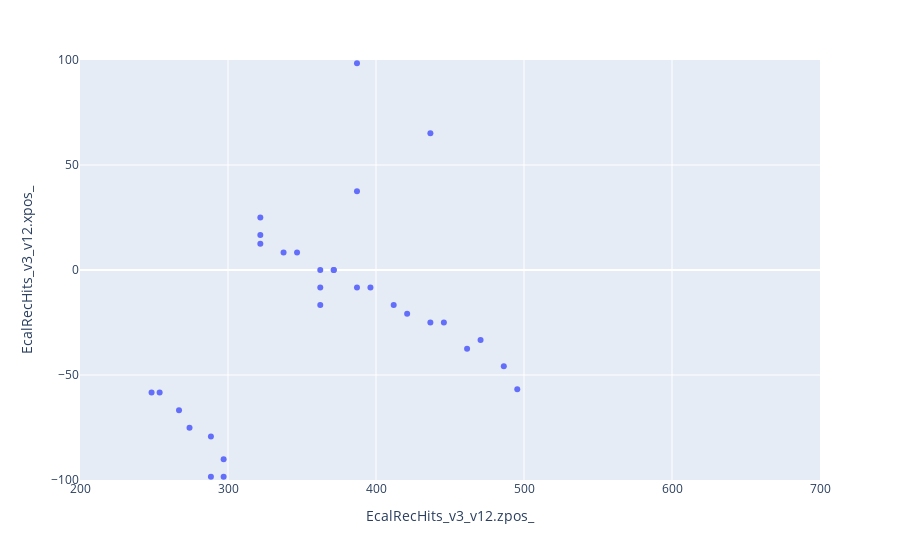
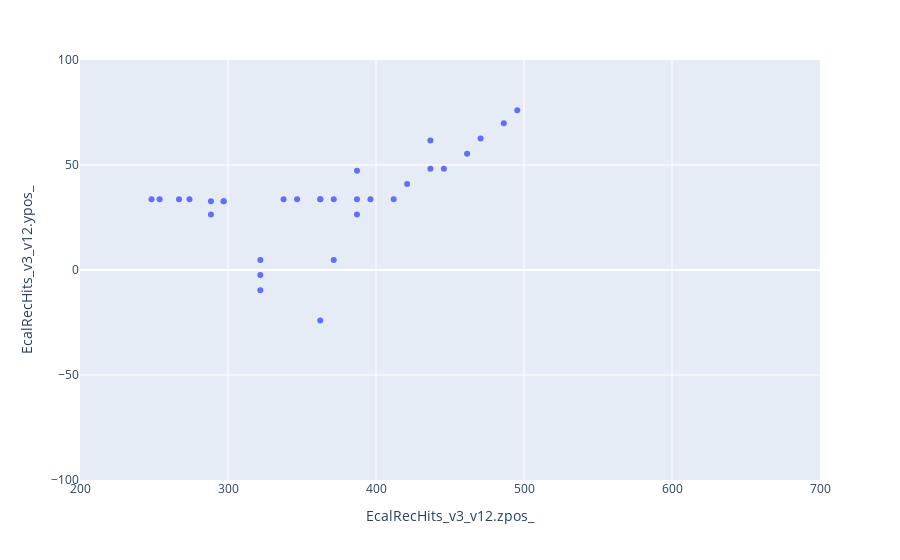
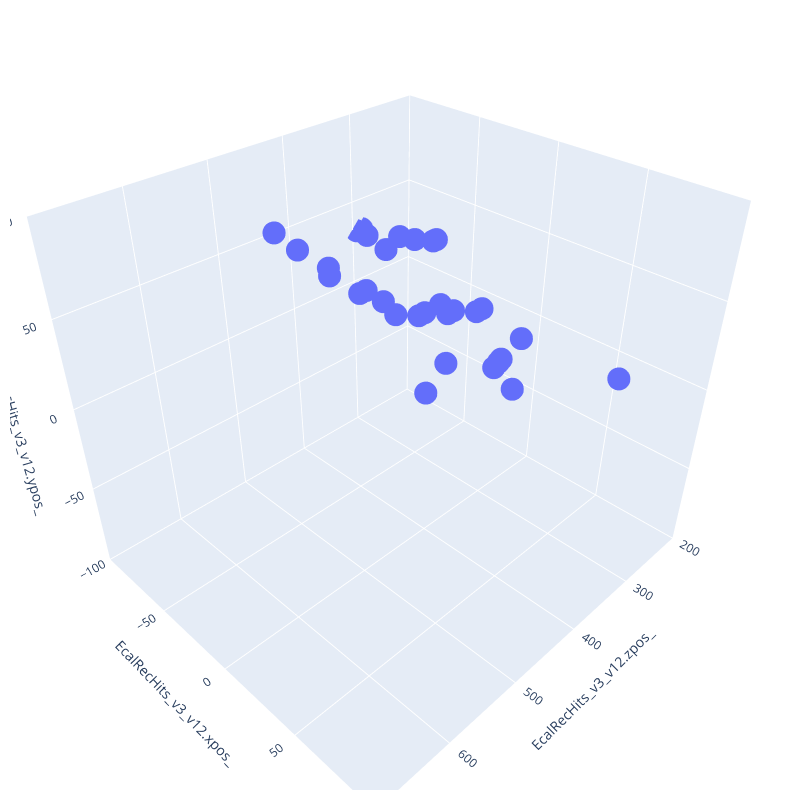

Notebook code cell kept with these figures, in order:
### Code cell
#Try to plot the projections
import plotly.graph_objects as go
from plotly.subplots import make_subplots

eventNr = 3
ecal_rec_hits_flat = ecal_rec_hits_flat[ecal_rec_hits_flat["entry"] == eventNr]


trace1 = go.Scatter(
    x=ecal_rec_hits_flat["EcalRecHits_v3_v12.zpos_"],
    y=ecal_rec_hits_flat["EcalRecHits_v3_v12.xpos_"],
    error_y = dict(
    # value of error bar given in data coordinates
        type ='data',
        array = [0.02,0.02,0.02,0.02,0.02,0.02,0.02,0.02,0.02,0.02],
        visible = True),
    mode='markers',
    marker=dict(
        size=5,
        line=dict(width=0)),
    name='hits')


fig = ecal_rec_hits_flat.plot.scatter(x="EcalRecHits_v3_v12.zpos_",y="EcalRecHits_v3_v12.xpos_",)
#fig.update_traces(marker_size = 4)
#fig.add_trace(trace1)
fig.update_xaxes(range=[200, 700])
fig.update_yaxes(range=[-100, 100])
fig.show()

fig = ecal_rec_hits_flat.plot.scatter(x="EcalRecHits_v3_v12.zpos_",y="EcalRecHits_v3_v12.ypos_")
fig.update_xaxes(range=[200, 700])
fig.update_yaxes(range=[-100, 100])
#fig.update_traces(marker_size = 4)
#fig.add_trace(trace1)
fig.show()


fig = px.scatter_3d(ecal_rec_hits_flat, x='EcalRecHits_v3_v12.zpos_', y='EcalRecHits_v3_v12.ypos_', z='EcalRecHits_v3_v12.xpos_',width=800,height=800)
#fig.update_layout(autosize=False,margin=dict(l=0, r=0, b=0, t=0))
#fig.update_traces(marker_size = 4)
#fig.add_trace(trace3)
fig.update_xaxes(range=[200, 700])
fig.update_yaxes(range=[-100, 100])


fig.update_layout(
    scene = dict(
        xaxis = dict(nticks=6, range=[200,700],),
                     yaxis = dict(nticks=10, range=[-100,100],),
                     zaxis = dict(nticks=10, range=[-100,100],),),
    autosize=False,
    margin=dict(r=20, l=10, b=10, t=10))



fig.show()

### Figure 1 — Plotly figure (JSON) as saved in the notebook; plotly's stock layout.template omitted (floating-point values rounded to 4 significant figures)
{"data": [{"hovertemplate": "EcalRecHits_v3_v12.zpos_=%{x}<br>EcalRecHits_v3_v12.xpos_=%{y}<extra></extra>", "legendgroup": "", "marker": {"color": "#636efa", "symbol": "circle"}, "mode": "markers", "name": "", "orientation": "v", "showlegend": false, "type": "scatter", "x": [421.0, 436.8, 362.4, 387.1, 371.5, 248.4, 495.5, 486.4, 470.6, 387.1, 461.5, 445.9, 436.8, 321.9, 321.9, 321.9, 248.4, 362.4, 412.0, 396.2, 387.1, 371.5, 362.4, 346.6, 337.5, 288.5, 297.0, 297.0, 288.5, 274, 266.9, 253.8], "xaxis": "x", "y": [-20.85, 65.11, -16.68, 37.54, 2.665e-15, 123.5, -56.77, -45.88, -33.37, 98.48, -37.54, -25.02, -25.02, 25.02, 16.68, 12.51, -58.39, -8.341, -16.68, -8.341, -8.341, 2.665e-15, 2.665e-15, 8.341, 8.341, -98.48, -98.48, -90.13, -79.24, -75.07, -66.73, -58.39], "yaxis": "y"}], "layout": {"legend": {"tracegroupgap": 0}, "margin": {"t": 60}, "xaxis": {"anchor": "y", "domain": [0, 1], "range": [200, 700], "title": {"text": "EcalRecHits_v3_v12.zpos_"}}, "yaxis": {"anchor": "x", "domain": [0, 1], "range": [-100, 100], "title": {"text": "EcalRecHits_v3_v12.xpos_"}}}}

### Figure 2 — Plotly figure (JSON) as saved in the notebook; plotly's stock layout.template omitted (floating-point values rounded to 4 significant figures)
{"data": [{"hovertemplate": "EcalRecHits_v3_v12.zpos_=%{x}<br>EcalRecHits_v3_v12.ypos_=%{y}<extra></extra>", "legendgroup": "", "marker": {"color": "#636efa", "symbol": "circle"}, "mode": "markers", "name": "", "orientation": "v", "showlegend": false, "type": "scatter", "x": [421.0, 436.8, 362.4, 387.1, 371.5, 248.4, 495.5, 486.4, 470.6, 387.1, 461.5, 445.9, 436.8, 321.9, 321.9, 321.9, 248.4, 362.4, 412.0, 396.2, 387.1, 371.5, 362.4, 346.6, 337.5, 288.5, 297.0, 297.0, 288.5, 274, 266.9, 253.8], "xaxis": "x", "y": [40.93, 61.67, -24.08, 26.49, 4.816, -138.7, 76.12, 69.83, 62.61, 47.22, 55.38, 48.16, 48.16, -9.632, 4.816, -2.408, 33.71, 33.71, 33.71, 33.71, 33.71, 33.71, 33.71, 33.71, 33.71, 32.78, 32.78, 32.78, 26.49, 33.71, 33.71, 33.71], "yaxis": "y"}], "layout": {"legend": {"tracegroupgap": 0}, "margin": {"t": 60}, "xaxis": {"anchor": "y", "domain": [0, 1], "range": [200, 700], "title": {"text": "EcalRecHits_v3_v12.zpos_"}}, "yaxis": {"anchor": "x", "domain": [0, 1], "range": [-100, 100], "title": {"text": "EcalRecHits_v3_v12.ypos_"}}}}

### Figure 3 — Plotly figure (JSON) as saved in the notebook; plotly's stock layout.template omitted (floating-point values rounded to 4 significant figures)
{"data": [{"hovertemplate": "EcalRecHits_v3_v12.zpos_=%{x}<br>EcalRecHits_v3_v12.xpos_=%{y}<br>EcalRecHits_v3_v12.ypos_=%{z}<extra></extra>", "legendgroup": "", "marker": {"color": "#636efa", "symbol": "circle"}, "mode": "markers", "name": "", "scene": "scene", "showlegend": false, "type": "scatter3d", "x": [421.0, 436.8, 362.4, 387.1, 371.5, 248.4, 495.5, 486.4, 470.6, 387.1, 461.5, 445.9, 436.8, 321.9, 321.9, 321.9, 248.4, 362.4, 412.0, 396.2, 387.1, 371.5, 362.4, 346.6, 337.5, 288.5, 297.0, 297.0, 288.5, 274, 266.9, 253.8], "y": [-20.85, 65.11, -16.68, 37.54, 2.665e-15, 123.5, -56.77, -45.88, -33.37, 98.48, -37.54, -25.02, -25.02, 25.02, 16.68, 12.51, -58.39, -8.341, -16.68, -8.341, -8.341, 2.665e-15, 2.665e-15, 8.341, 8.341, -98.48, -98.48, -90.13, -79.24, -75.07, -66.73, -58.39], "z": [40.93, 61.67, -24.08, 26.49, 4.816, -138.7, 76.12, 69.83, 62.61, 47.22, 55.38, 48.16, 48.16, -9.632, 4.816, -2.408, 33.71, 33.71, 33.71, 33.71, 33.71, 33.71, 33.71, 33.71, 33.71, 32.78, 32.78, 32.78, 26.49, 33.71, 33.71, 33.71]}], "layout": {"autosize": false, "height": 800, "legend": {"tracegroupgap": 0}, "margin": {"b": 10, "l": 10, "r": 20, "t": 10}, "scene": {"domain": {"x": [0, 1], "y": [0, 1]}, "xaxis": {"nticks": 6, "range": [200, 700], "title": {"text": "EcalRecHits_v3_v12.zpos_"}}, "yaxis": {"nticks": 10, "range": [-100, 100], "title": {"text": "EcalRecHits_v3_v12.xpos_"}}, "zaxis": {"nticks": 10, "range": [-100, 100], "title": {"text": "EcalRecHits_v3_v12.ypos_"}}}, "width": 800, "xaxis": {"range": [200, 700]}, "yaxis": {"range": [-100, 100]}}}
